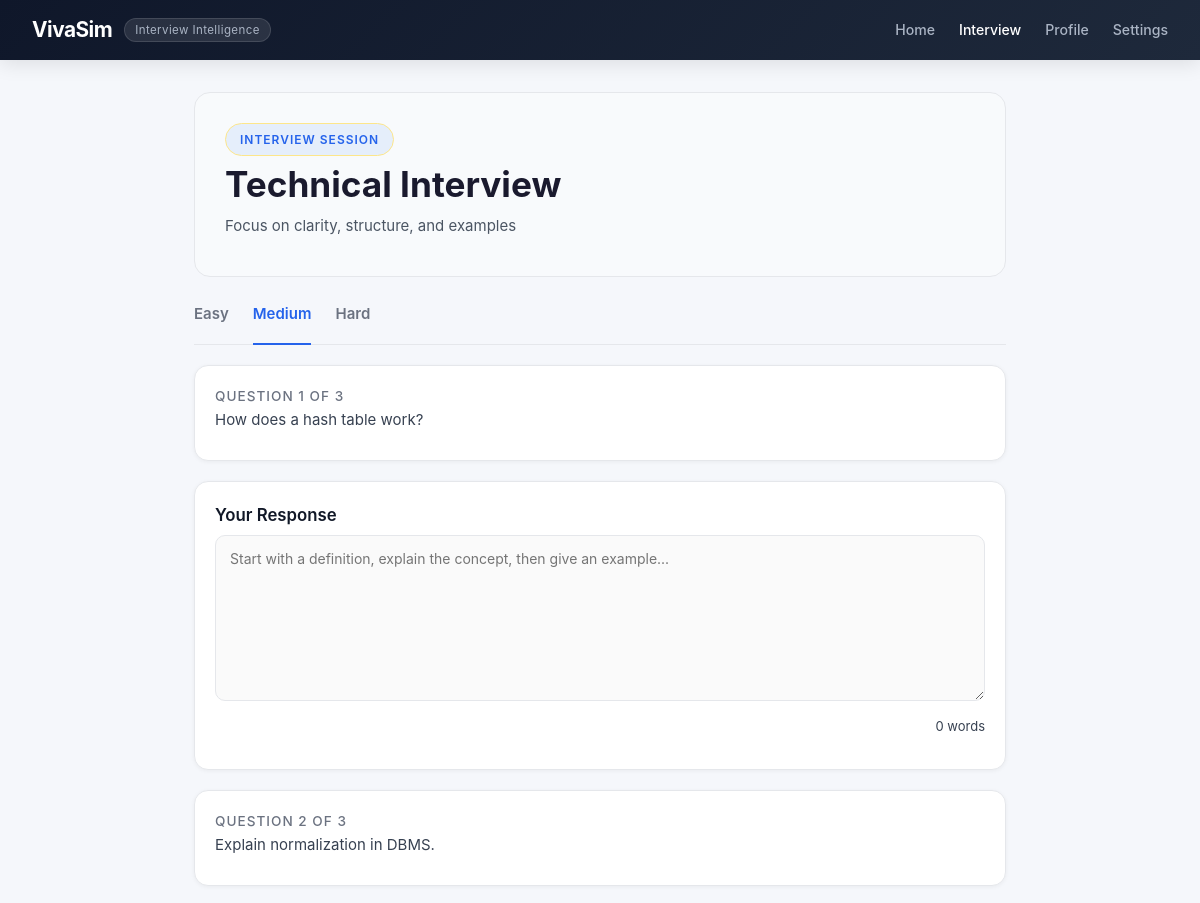
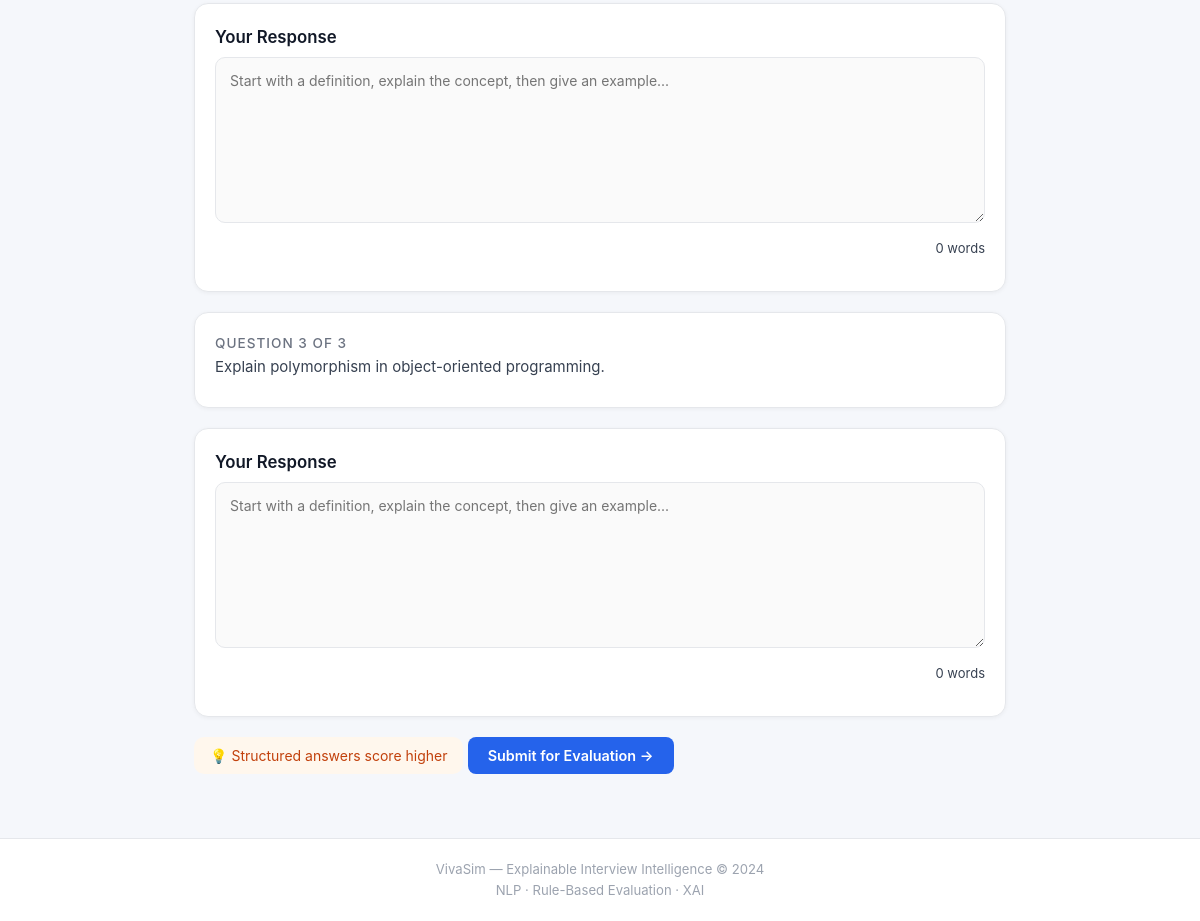
Screenshot of /interview?level=medium with the database file from the repository (2 pictures, top to bottom).
### tables this page shows
CREATE TABLE questions (
            id INTEGER PRIMARY KEY AUTOINCREMENT,
            question_text TEXT NOT NULL,
            keywords TEXT NOT NULL,
            difficulty TEXT NOT NULL
        );

### routes/interview_routes.py (the view)
@interview_bp.route("/interview")
def interview_page():
    level = request.args.get("level", "easy").lower()
    questions = get_questions_by_difficulty(
        level,
        limit=3
    )
    if not questions:
        questions = get_random_questions(limit=3)
    print("Selected difficulty:", level)
    print("Questions loaded:", len(questions))
    return render_template(
        "interview.html",
        questions=questions,
        level=level
    )

### models/database.py (called while the page is built)
def get_connection():
    db_path = current_app.config.get(
        "DATABASE_PATH",
        DB_PATH
    )
    connection = sqlite3.connect(db_path)
    connection.row_factory = sqlite3.Row
    return connection

### models/question_model.py (called while the page is built)
def get_questions_by_difficulty(level, limit=3):
    conn = get_connection()
    cursor = conn.cursor()
    cursor.execute("""
        SELECT id, question_text, keywords, difficulty
        FROM questions
        WHERE LOWER(difficulty)=?
        ORDER BY RANDOM()
        LIMIT ?
    """, (level.lower(), limit))
    questions = cursor.fetchall()
    conn.close()
    return questions

### templates/interview.html (shortened to what this page needs)
{% extends "layout.html" %}
{% block content %}
<section class="session-header section mb-4">
    <div>
        <span class="session-badge">INTERVIEW SESSION</span>
        <h1 class="mt-3">Technical Interview</h1>
        <p class="text-muted">
            Focus on clarity, structure, and examples
        </p>
    </div>
</section>
<div class="container mt-4">
    <div class="difficulty-tabs">
        <a href="/interview?level=easy" class="{{ 'active' if level=='easy' }}">Easy</a>
        <a href="/interview?level=medium" class="{{ 'active' if level=='medium' }}">Medium</a>
        <a href="/interview?level=hard" class="{{ 'active' if level=='hard' }}">Hard</a>
    </div>
    <form method="POST" action="/evaluate">
        {% for q in questions %}
        <div class="card fade-in p-4 mb-4" style="animation-delay: {{ loop.index * 0.1 }}s">
            <div style="font-size: 0.85rem; color: #6b7280; font-weight: 500; letter-spacing: 1px;">
                QUESTION {{ loop.index }} OF {{ questions|length }}
            </div>
            {% set pct = (loop.index / questions|length) * 100 %}
            <p class="fs-5 mt-3">
                {{ q.question_text }}
            </p>
        </div>
        <div class="card fade-in p-4 mb-5" style="animation-delay: {{ (loop.index * 0.1) + 0.1 }}s">
            <h3>Your Response</h3>
            <textarea name="question_{{ q.id }}" rows="8" class="form-control mt-3 answer-textarea"
                placeholder="Start with a definition, explain the concept, then give an example..." required></textarea>
            <p class="text-muted mt-2 word-count">
                0 words
            </p>
        </div>
        {% endfor %}
        <div class="d-flex justify-content-between align-items-center mt-3 fade-in" style="animation-delay: 0.8s">
            <span class="tip">💡 Structured answers score higher</span>
            <button type="submit" class="btn btn-primary">
                Submit for Evaluation →
            </button>
        </div>
    </form>
</div>
{% endblock %}

### static/css/style.css (style rules this page uses)
*, *::before, *::after { box-sizing: border-box; margin: 0; padding: 0; }
body { font-family: 'Segoe UI', Tahoma, Geneva, Verdana, sans-serif; background-color: #f4f6f9; color: #1a1a2e; font-size: 15px; line-height: 1.6; min-height: 100vh; }
a { color: #2563eb; text-decoration: none; }
.section { margin-bottom: 2rem; }
h1 { font-size: 1.9rem; font-weight: 700; color: #1a1a2e; line-height: 1.2; margin-bottom: 0.6rem; }
h3 { font-size: 1.05rem; font-weight: 600; color: #1a1a2e; margin-bottom: 0.4rem; }
p { color: #4b5563; margin-bottom: 0.5rem; }
.btn { display: inline-flex; align-items: center; gap: 6px; font-size: 0.9rem; font-weight: 600; padding: 0.6rem 1.4rem; border-radius: 8px; border: none; cursor: pointer; text-decoration: none; transition: background 0.2s, transform 0.15s, box-shadow 0.2s; font-family: inherit; }
.card { background: #ffffff; border: 1px solid #e5e7eb; border-radius: 10px; padding: 1.5rem; box-shadow: 0 1px 4px rgba(0,0,0,0.05); }
.session-header { display: flex; align-items: flex-start; justify-content: space-between; flex-wrap: wrap; gap: 0.75rem; padding: 1.5rem 0 0.5rem; }
.session-badge { display: inline-block; background: #fef9c3; color: #854d0e; border: 1px solid #fde68a; font-size: 0.72rem; font-weight: 700; letter-spacing: 1px; padding: 3px 12px; border-radius: 20px; margin-bottom: 0.4rem; text-transform: uppercase; }
textarea { width: 100%; padding: 0.85rem 1rem; border: 1px solid #d1d5db; border-radius: 8px; font-family: inherit; font-size: 0.95rem; color: #1a1a2e; background: #fafafa; resize: vertical; outline: none; transition: border-color 0.2s, box-shadow 0.2s; margin-bottom: 0.5rem; }
.word-count { font-size: 0.78rem; color: #9ca3af; text-align: right; margin-bottom: 0.75rem; }
body { font-family: 'Inter', sans-serif; background: #f5f7fb; color: #1a1a1a; }
.section h1 { font-size: 2.2rem; font-weight: 700; }
.session-badge { background: rgba(59,130,246,0.1); color: #2563eb; padding: 6px 14px; border-radius: 20px; font-size: 12px; font-weight: 600; }
.card { border-radius: 14px; border: 1px solid #e5e7eb; background: #ffffff; padding: 20px; margin-bottom: 20px; transition: 0.2s; }
.card h3 { font-weight: 600; color: #111827; }
.card p { color: #374151; }
textarea { width: 100%; border-radius: 10px; border: 1px solid #e5e7eb; padding: 14px; font-size: 14px; }
.btn-primary { background: #2563eb !important; border: none; border-radius: 8px; padding: 10px 20px; font-weight: 600; color: #fff !important; }
.difficulty-tabs { display: flex; gap: 24px; margin: 20px 0; border-bottom: 1px solid #e5e7eb; padding-bottom: 10px; }
.difficulty-tabs a { text-decoration: none; font-weight: 600; color: #6b7280; padding-bottom: 8px; position: relative; }
.difficulty-tabs a.active { color: #2563eb; }
.difficulty-tabs a.active::after { content: ""; position: absolute; bottom: -11px; left: 0; width: 100%; height: 2px; background: #2563eb; }
.tip { background: #fff7ed; color: #c2410c; padding: 10px 16px; border-radius: 10px; font-size: 14px; }
.word-count { font-size: 13px; color: #6b7280; text-align: right; }
.fade-in { animation: fadeIn 0.6s ease-in; }
.session-header { background: #f8fafc; padding: 30px; border-radius: 16px; border: 1px solid #e5e7eb; margin-bottom: 25px; }

### rows the page displays
questions: questions "3", question_text "How does a hash table work?", id "Start with a definition, explain the concept, then give an example..."
questions: questions "3", question_text "Explain normalization in DBMS.", id "Start with a definition, explain the concept, then give an example..."
questions: questions "3", question_text "Explain polymorphism in object-oriented programming.", id "Start with a definition, explain the concept, then give an example..."
